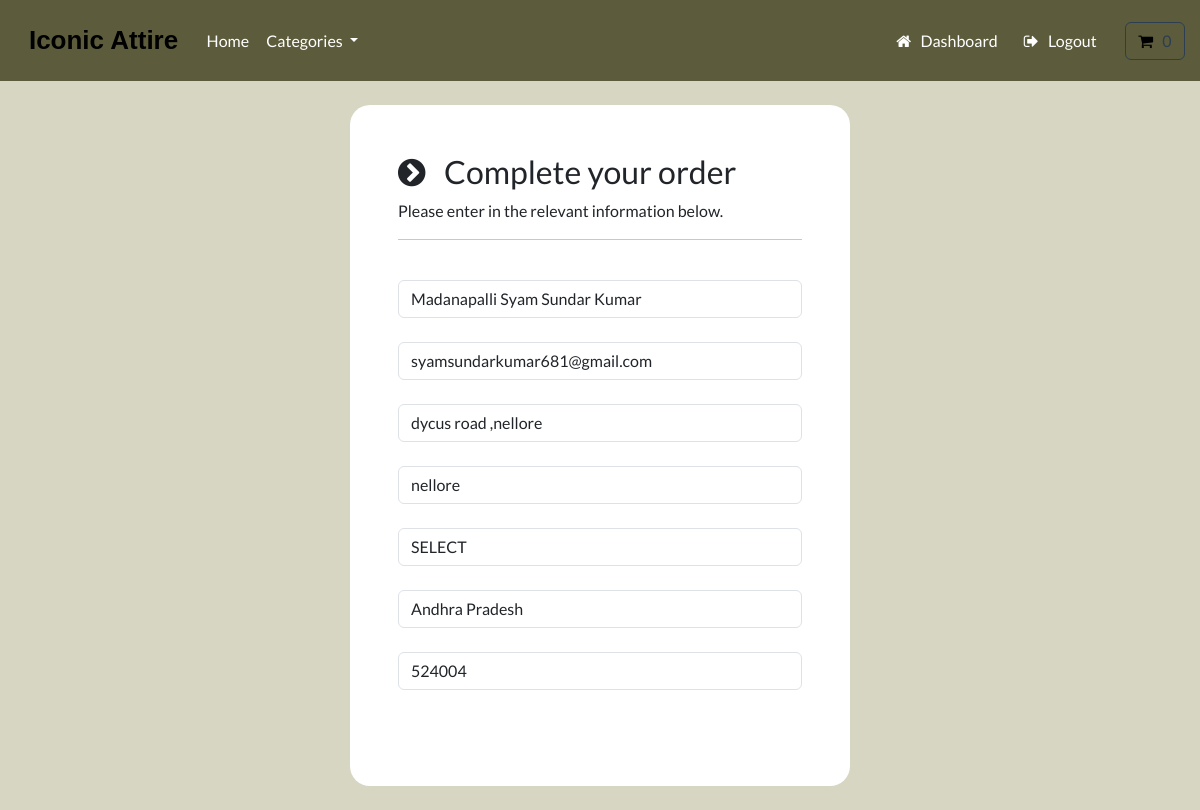
The app's page /payment/checkout (signed in) with its own data.
### payment/models.py (models this page shows, shortened)
class ShippingAddress(models.Model):
    full_name = models.CharField(max_length=300)
    email = models.EmailField(max_length=255)
    address1 = models.CharField(max_length=300)
    address2 = models.CharField(max_length=300)
    city = models.CharField(max_length=255)
    state = models.CharField(max_length=255, null=True, blank=True)
    zipcode = models.CharField(max_length=255, null=True, blank=True)
    user = models.ForeignKey(User, on_delete=models.CASCADE, null=True, blank=True)
    class Meta:
        verbose_name_plural = 'Shipping Address'

### payment/views.py (the view)
# urls.py: path('checkout', views.checkout, name='checkout'),
def checkout(request):
    if request.user.is_authenticated:
        try:
            shipping_address = ShippingAddress.objects.get(user=request.user.id)
            context = {'shipping': shipping_address}
            return render(request, 'payment/checkout.html', context=context)
        except:
            return render(request, 'payment/checkout.html')
    else:
        return render(request, 'payment/checkout.html')

### cart/cart.py (called while the page is built)
    def __len__(self):
        return sum(item['qty'] for item in self.cart.values())

    def get_total(self):
        return sum(Decimal(item['price']) * item['qty'] for item in self.cart.values())

### cart/context_processors.py (called while the page is built)
def cart(request):
    return {'cart':Cart(request)}

### store/models.py (called while the page is built)
    def get_absolute_url(self):
        return reverse('list-category', args={self.slug})

### store/views.py (called while the page is built)
def categories(request):
    all_categories=Category.objects.all()
    return{'all_categories':all_categories}

### payment/templates/payment/checkout.html (shortened to what this page needs)
{% include "store/base.html" %}
{% load static %}
{% block content %}
    <body>
        <br>
        <div class="container bg-white shadow-md p-5" style="width:500px; border-radius:20px;">
            <form id="form" onsubmit="event.preventDefault();">
                <div>
                    <h3> <i class="fa fa-chevron-circle-right" aria-hidden="true"></i> &nbsp; Complete your order </h3>
                    <p> Please enter in the relevant information below. </p>
                    <hr>
                    <br>
                    <div class="form-field">
                        <input class="form-control validate" id="name" type="text" placeholder="Full name*" autocomplete="off" value="{{shipping.full_name}}" required>
                    </div>
                    <br>
                    <div class="form-field">
                        <input class="form-control validate" id="email" type="email" placeholder="Email address*" autocomplete="off" value="{{shipping.email}}" required>
                    </div>
                    <br>
                    <div class="form-field">
                        <input class="form-control validate" id="address1" type="text" placeholder="Address 1*" autocomplete="off" value="{{shipping.address1}}" required>
                    </div>
                    <br>
                    <div class="form-field">
                        <input class="form-control validate" id="address2" type="text" placeholder="Address 2*" autocomplete="off" value="{{shipping.address2}}" required>
                    </div>
                    <br>
                    <div class="form-field">
                        <input class="form-control validate" id="city" type="text" placeholder="City*" autocomplete="off" value="{{shipping.city}}" required>
                    </div>
                    <br>
                    <div class="form-field">
                        <input class="form-control" id="state" type="text" placeholder="State (Optional)" autocomplete="off" value="{{shipping.state}}">
                    </div>
                    <br>
                    <div class="form-field">
                        <input class="form-control" id="zipcode" type="text" placeholder="Zip code (Optional)" autocomplete="off" value="{{shipping.zipcode}}">
                    </div>
                </div>
                <br>
                <br>
            </form>
        </div>
        <br>
    </body>
{% endblock %}

### payment/templates/payment/checkout.html (style rules this page uses)
body { background-color: #d6d6c2; }

### records on screen
ShippingAddress: full_name "Madanapalli Syam Sundar Kumar", email "syamsundarkumar681@gmail.com", address1 "dycus road ,nellore", address2 "nellore", city "SELECT", state "Andhra Pradesh", zipcode "524004"
